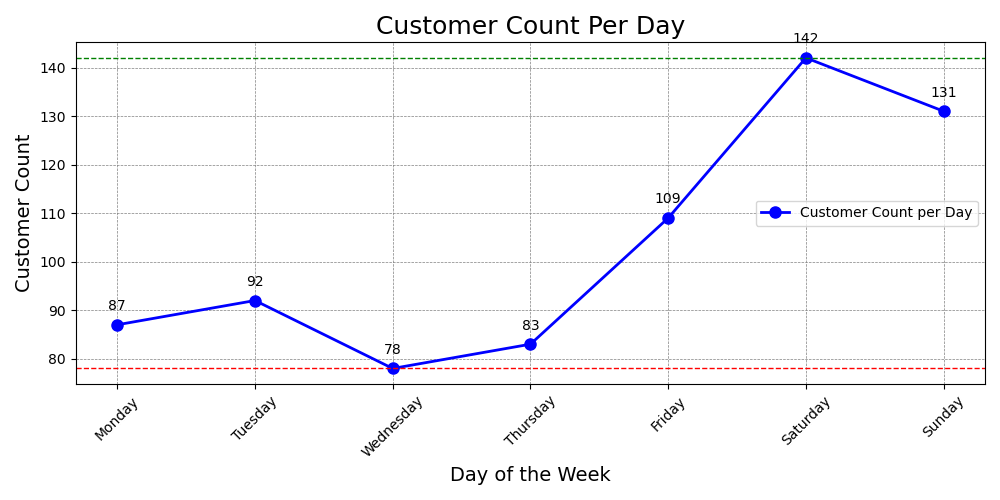

The script that drew this image:

import matplotlib.pyplot as plt

# Data from your provided chart
data = [{'Day': 'Monday', 'Customer Count': 87},
        {'Day': 'Tuesday', 'Customer Count': 92},
        {'Day': 'Wednesday', 'Customer Count': 78},
        {'Day': 'Thursday', 'Customer Count': 83},
        {'Day': 'Friday', 'Customer Count': 109},
        {'Day': 'Saturday', 'Customer Count': 142},
        {'Day': 'Sunday', 'Customer Count': 131}]

# Extracting the days and customer counts into separate lists
days = [entry['Day'] for entry in data]
customer_counts = [entry['Customer Count'] for entry in data]

# Creating the line chart
plt.figure(figsize=(10, 5)) # Set the size of the figure

# Plot the data
plt.plot(days, customer_counts, color='blue', linestyle='-', marker='o', linewidth=2, markersize=8, label="Customer Count per Day")

# Add titles and labels
plt.title('Customer Count Per Day', fontsize=18)
plt.xlabel('Day of the Week', fontsize=14)
plt.ylabel('Customer Count', fontsize=14)
plt.xticks(rotation=45) # Rotate x-axis labels for better readability

# Include grid lines
plt.grid(True, linestyle='--', linewidth=0.5, color='grey')

# Add more diversified visual encoding such as text annotations for the data points
for i, count in enumerate(customer_counts):
    plt.text(days[i], count + 3, str(count), ha='center', color='black')

# Highlight the max and min customer counts
max_count = max(customer_counts)
min_count = min(customer_counts)
plt.axhline(max_count, color='green', linestyle='--', linewidth=1)
plt.axhline(min_count, color='red', linestyle='--', linewidth=1)

# Add a legend
plt.legend()

# Show the plot
plt.tight_layout() # Adjust the plot to ensure everything fits without overlapping
plt.show()
